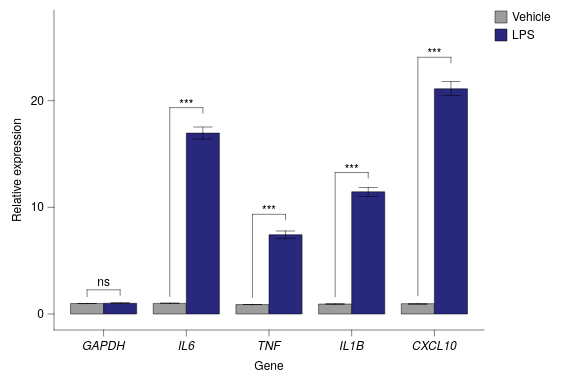

The specification (Vega-Lite) saved for this image:
### Vega-Lite specification from a JSON file in a GitHub repository (floating-point values rounded to 4 significant figures)
{"background": null, "config": {"arc": {"fill": "#DBDBDB", "fillOpacity": 1.0, "innerRadius": 40.0, "padAngle": 0.03, "stroke": "black", "strokeOpacity": 1, "strokeWidth": 0.25}, "area": {"fill": "#DBDBDB", "fillOpacity": 1.0, "stroke": "black", "strokeOpacity": 1, "strokeWidth": 0.25}, "axis": {"domain": true, "domainCap": "round", "domainColor": "black", "domainWidth": 0.25, "grid": false, "gridCap": "round", "gridColor": "#F1F1F1", "gridDash": [0, 0], "gridOpacity": 1.0, "gridWidth": 0.25, "labelColor": "black", "labelFont": "Helvetica Neue, HelveticaNeue, Helvetica, Arial, sans-serif", "labelFontSize": 6, "labelFontStyle": "normal", "labelFontWeight": 400, "offset": 0, "ticks": true, "tickCap": "round", "tickColor": "black", "tickRound": false, "tickSize": 3.0, "tickWidth": 0.25, "titleColor": "black", "titleFont": "Helvetica Neue, HelveticaNeue, Helvetica, Arial, sans-serif", "titleFontSize": 6, "titleFontStyle": "normal", "titleFontWeight": 400}, "axisX": {"domain": true, "labelAlign": "center", "labelAngle": 0, "labels": true, "ticks": true, "translate": 0}, "axisY": {"domain": true, "labelAlign": "right", "labelAngle": 0, "labels": true, "ticks": true, "translate": 0}, "axisRight": {"domain": true, "labelAlign": "left", "labelAngle": 0, "labels": true, "ticks": true, "translate": 0}, "axisTop": {"domain": true, "labelAlign": "center", "labelAngle": 0, "labels": true, "ticks": true, "translate": 0}, "axisBand": {"tickOffset": 0}, "bar": {"fill": "#DBDBDB", "fillOpacity": 1.0, "stroke": "black", "strokeOpacity": 1, "strokeWidth": 0.25}, "boxplot": {"size": 14.4, "ticks": {"cornerRadius": 0.25, "fill": "black", "opacity": 1, "size": 7.2, "thickness": 0.25}, "box": {"fillOpacity": 1.0, "stroke": "black", "strokeOpacity": 1, "strokeWidth": 0.25}, "median": {"cornerRadius": 0, "fill": "black", "fillOpacity": 1.0, "opacity": 1, "size": 14.4, "thickness": 0.25}, "rule": {"fill": "black", "fillOpacity": 1.0, "size": 16.0, "stroke": "black", "strokeDash": [0, 0], "strokeOpacity": 1, "strokeWidth": 0.25}, "outliers": {"color": "black", "fill": "black", "fillOpacity": 1.0, "size": 0, "stroke": "black", "strokeOpacity": 1, "strokeWidth": 0.25}}, "circle": {"fill": "black", "fillOpacity": 1.0, "size": 2.0, "stroke": null, "strokeOpacity": 1, "strokeWidth": 0.25}, "errorband": {"band": {"fillOpacity": 0.6, "stroke": null, "strokeWidth": 0.25, "strokeOpacity": 1}, "borders": {"opacity": 0, "strokeOpacity": 1, "strokeWidth": 0.25}}, "errorbar": {"opacity": 1, "rule": {"strokeDash": [0, 0], "strokeWidth": 0.25}, "ticks": {"color": "black", "cornerRadius": 0.125, "opacity": 1, "size": 9.6, "thickness": 0.25}, "thickness": 0.25}, "font": "Helvetica Neue, HelveticaNeue, Helvetica, Arial, sans-serif", "geoshape": {"fill": "#DBDBDB", "fillOpacity": 1.0, "stroke": "black", "strokeOpacity": 1, "strokeWidth": 0.25}, "header": {"labelColor": "black", "labelFont": "Helvetica Neue, HelveticaNeue, Helvetica, Arial, sans-serif", "labelFontSize": 6, "labelFontStyle": "normal", "labelFontWeight": 400, "titleColor": "black", "titleFont": "Helvetica Neue, HelveticaNeue, Helvetica, Arial, sans-serif", "titleFontSize": 6, "titleFontStyle": "normal", "titleFontWeight": 400, "titlePadding": 0}, "legend": {"disable": false, "offset": 4.5, "titlePadding": 4, "labelOffset": 2, "gradientLabelOffset": 2, "columnPadding": 4, "rowPadding": 2, "gradientThickness": 5, "gradientOpacity": 1.0, "gradientStrokeColor": "black", "gradientStrokeWidth": 0.25, "labelColor": "black", "labelFont": "Helvetica Neue, HelveticaNeue, Helvetica, Arial, sans-serif", "labelFontSize": 6, "labelFontStyle": "normal", "labelFontWeight": 400, "strokeColor": "black", "strokeWidth": 0, "symbolSize": 36, "symbolStrokeColor": "black", "symbolStrokeWidth": 0.25, "titleColor": "black", "titleFont": "Helvetica Neue, HelveticaNeue, Helvetica, Arial, sans-serif", "titleFontSize": 6, "titleFontStyle": "normal", "titleFontWeight": 400}, "line": {"color": "black", "stroke": "black", "strokeCap": "butt", "strokeDash": [0, 0], "strokeOpacity": 1, "strokeWidth": 0.5}, "point": {"filled": true, "fill": "#DBDBDB", "fillOpacity": 1.0, "size": 8.0, "stroke": "black", "strokeOpacity": 1, "strokeWidth": 0.25}, "range": {"category": ["#9D9D9D", "#28287D", "#004225", "#47266F", "#00605D", "#DBDBDB", "#7983C1", "#6E927B", "#937FB4", "#699A97"], "diverging": {"scheme": ["#4F4265", "#6A5C82", "#85789D", "#A196B7", "#BDB5CE", "#D8D6DD", "#F6F6F6", "#CED8D7", "#9DBFBD", "#75A3A0", "#518683", "#326967", "#164D4B"]}, "heatmap": {"scheme": ["#440154", "#472270", "#433E82", "#38598C", "#2C728E", "#238A8D", "#24A086", "#39B578", "#5DC862", "#96D646", "#CAE02D", "#FDE724"]}, "ordinal": {"scheme": ["#F1F1F1", "#DBDBDB", "#C6C6C6", "#B2B2B2", "#9D9D9D", "#898989", "#767676", "#636363", "#515151", "#404040", "#2F2F2F", "#1F1F1F"]}, "ramp": {"scheme": ["#440154", "#472270", "#433E82", "#38598C", "#2C728E", "#238A8D", "#24A086", "#39B578", "#5DC862", "#96D646", "#CAE02D", "#FDE724"]}}, "rule": {"color": "black", "stroke": "black", "strokeCap": "round", "strokeDash": [2, 2], "strokeOpacity": 1, "strokeWidth": 0.25}, "scale": {"barBandPaddingInner": 0.1, "rectBandPaddingInner": 0, "tickBandPaddingInner": 0.1, "bandPaddingOuter": 0.1, "bandWithNestedOffsetPaddingInner": 0.2, "bandWithNestedOffsetPaddingOuter": 0.2, "offsetBandPaddingInner": 0, "offsetBandPaddingOuter": 0, "continuousPadding": 8.0, "round": false}, "rect": {"fill": "#DBDBDB", "fillOpacity": 1.0, "stroke": "black", "strokeOpacity": 1, "strokeWidth": 0.25}, "square": {"fill": "#DBDBDB", "fillOpacity": 1.0, "size": 16.0, "stroke": "black", "strokeOpacity": 1, "strokeWidth": 0.25}, "text": {"color": "black", "font": "Helvetica Neue, HelveticaNeue, Helvetica, Arial, sans-serif", "fontSize": 6, "fontStyle": "normal", "fontWeight": 400}, "tick": {"color": "black", "cornerRadius": 0.125, "opacity": 1.0, "size": 14.4, "thickness": 0.25}, "title": {"anchor": "middle", "frame": "group", "color": "black", "font": "Helvetica Neue, HelveticaNeue, Helvetica, Arial, sans-serif", "fontSize": 6, "fontStyle": "normal", "fontWeight": 400, "subtitleColor": "black", "subtitleFont": "Helvetica Neue, HelveticaNeue, Helvetica, Arial, sans-serif", "subtitleFontSize": 6, "subtitleFontStyle": "normal", "subtitleFontWeight": 400}, "trail": {"color": "black", "opacity": 1, "size": 0.5}, "view": {"continuousWidth": 215, "continuousHeight": 160, "discreteWidth": 215, "discreteHeight": 160, "fill": null, "stroke": null, "strokeWidth": 0.25}}, "layer": [{"mark": {"type": "bar"}, "encoding": {"color": {"field": "condition", "sort": ["Vehicle", "LPS"], "title": null, "type": "nominal"}, "x": {"axis": {"labelFontStyle": "italic"}, "field": "gene", "sort": ["GAPDH", "IL6", "TNF", "IL1B", "CXCL10"], "title": "Gene", "type": "nominal"}, "xOffset": {"field": "condition", "sort": ["Vehicle", "LPS"], "type": "nominal"}, "y": {"aggregate": "mean", "field": "expr", "scale": {"domain": [0, 27], "nice": false}, "title": "Relative expression", "type": "quantitative"}}}, {"mark": {"type": "errorbar", "extent": "stderr"}, "encoding": {"x": {"axis": {"labelFontStyle": "italic"}, "field": "gene", "sort": ["GAPDH", "IL6", "TNF", "IL1B", "CXCL10"], "title": "Gene", "type": "nominal"}, "xOffset": {"field": "condition", "sort": ["Vehicle", "LPS"], "type": "nominal"}, "y": {"field": "expr", "title": "", "type": "quantitative", "scale": {"nice": false}}}}, {"layer": [{"layer": [{"data": {"values": [{"gene": "GAPDH", "condition": "Vehicle", "__y": 1.143, "__dysonsphere__": 1}, {"gene": "GAPDH", "condition": "LPS", "__y": 1.143, "__dysonsphere__": 1}]}, "mark": {"type": "line", "strokeCap": "round", "strokeDash": [0, 0], "strokeWidth": 0.25, "yOffset": -6.0}, "encoding": {"x": {"field": "gene", "sort": ["GAPDH", "IL6", "TNF", "IL1B", "CXCL10"], "type": "nominal"}, "xOffset": {"field": "condition", "sort": ["Vehicle", "LPS"], "type": "nominal"}, "y": {"field": "__y", "type": "quantitative", "scale": {"nice": false}}}}, {"data": {"values": [{"gene": "GAPDH", "condition": "Vehicle", "__y": 1.143, "__y2": 1.63, "__dysonsphere__": 1}]}, "mark": {"type": "rule", "strokeCap": "round", "strokeDash": [0, 0], "strokeWidth": 0.25, "yOffset": -6.0}, "encoding": {"x": {"field": "gene", "sort": ["GAPDH", "IL6", "TNF", "IL1B", "CXCL10"], "type": "nominal"}, "xOffset": {"field": "condition", "sort": ["Vehicle", "LPS"], "type": "nominal"}, "y": {"field": "__y", "type": "quantitative", "scale": {"nice": false}}, "y2": {"field": "__y2"}}}, {"data": {"values": [{"gene": "GAPDH", "condition": "LPS", "__y": 1.143, "__y2": 1.743, "__dysonsphere__": 1}]}, "mark": {"type": "rule", "strokeCap": "round", "strokeDash": [0, 0], "strokeWidth": 0.25, "yOffset": -6.0}, "encoding": {"x": {"field": "gene", "sort": ["GAPDH", "IL6", "TNF", "IL1B", "CXCL10"], "type": "nominal"}, "xOffset": {"field": "condition", "sort": ["Vehicle", "LPS"], "type": "nominal"}, "y": {"field": "__y", "type": "quantitative", "scale": {"nice": false}}, "y2": {"field": "__y2"}}}, {"data": {"values": [{"__y": 1.143, "__label": "ns", "__dysonsphere__": 1}]}, "mark": {"type": "text", "align": "center", "dy": -10.0, "fontSize": 6}, "encoding": {"text": {"field": "__label", "type": "nominal"}, "x": {"value": 24.81}, "y": {"field": "__y", "type": "quantitative", "scale": {"nice": false}}}}]}, {"layer": [{"data": {"values": [{"gene": "IL6", "condition": "Vehicle", "__y": 18.22, "__dysonsphere__": 1}, {"gene": "IL6", "condition": "LPS", "__y": 18.22, "__dysonsphere__": 1}]}, "mark": {"type": "line", "strokeCap": "round", "strokeDash": [0, 0], "strokeWidth": 0.25, "yOffset": -6.0}, "encoding": {"x": {"field": "gene", "sort": ["GAPDH", "IL6", "TNF", "IL1B", "CXCL10"], "type": "nominal"}, "xOffset": {"field": "condition", "sort": ["Vehicle", "LPS"], "type": "nominal"}, "y": {"field": "__y", "type": "quantitative", "scale": {"nice": false}}}}, {"data": {"values": [{"gene": "IL6", "condition": "Vehicle", "__y": 18.22, "__y2": 1.65, "__dysonsphere__": 1}]}, "mark": {"type": "rule", "strokeCap": "round", "strokeDash": [0, 0], "strokeWidth": 0.25, "yOffset": -6.0}, "encoding": {"x": {"field": "gene", "sort": ["GAPDH", "IL6", "TNF", "IL1B", "CXCL10"], "type": "nominal"}, "xOffset": {"field": "condition", "sort": ["Vehicle", "LPS"], "type": "nominal"}, "y": {"field": "__y", "type": "quantitative", "scale": {"nice": false}}, "y2": {"field": "__y2"}}}, {"data": {"values": [{"gene": "IL6", "condition": "LPS", "__y": 18.22, "__y2": 18.82, "__dysonsphere__": 1}]}, "mark": {"type": "rule", "strokeCap": "round", "strokeDash": [0, 0], "strokeWidth": 0.25, "yOffset": -6.0}, "encoding": {"x": {"field": "gene", "sort": ["GAPDH", "IL6", "TNF", "IL1B", "CXCL10"], "type": "nominal"}, "xOffset": {"field": "condition", "sort": ["Vehicle", "LPS"], "type": "nominal"}, "y": {"field": "__y", "type": "quantitative", "scale": {"nice": false}}, "y2": {"field": "__y2"}}}, {"data": {"values": [{"__y": 18.22, "__label": "***", "__dysonsphere__": 1}]}, "mark": {"type": "text", "align": "center", "dy": -8.0, "fontSize": 6}, "encoding": {"text": {"field": "__label", "type": "nominal"}, "x": {"value": 66.15}, "y": {"field": "__y", "type": "quantitative", "scale": {"nice": false}}}}]}, {"layer": [{"data": {"values": [{"gene": "TNF", "condition": "Vehicle", "__y": 8.22, "__dysonsphere__": 1}, {"gene": "TNF", "condition": "LPS", "__y": 8.22, "__dysonsphere__": 1}]}, "mark": {"type": "line", "strokeCap": "round", "strokeDash": [0, 0], "strokeWidth": 0.25, "yOffset": -6.0}, "encoding": {"x": {"field": "gene", "sort": ["GAPDH", "IL6", "TNF", "IL1B", "CXCL10"], "type": "nominal"}, "xOffset": {"field": "condition", "sort": ["Vehicle", "LPS"], "type": "nominal"}, "y": {"field": "__y", "type": "quantitative", "scale": {"nice": false}}}}, {"data": {"values": [{"gene": "TNF", "condition": "Vehicle", "__y": 8.22, "__y2": 1.555, "__dysonsphere__": 1}]}, "mark": {"type": "rule", "strokeCap": "round", "strokeDash": [0, 0], "strokeWidth": 0.25, "yOffset": -6.0}, "encoding": {"x": {"field": "gene", "sort": ["GAPDH", "IL6", "TNF", "IL1B", "CXCL10"], "type": "nominal"}, "xOffset": {"field": "condition", "sort": ["Vehicle", "LPS"], "type": "nominal"}, "y": {"field": "__y", "type": "quantitative", "scale": {"nice": false}}, "y2": {"field": "__y2"}}}, {"data": {"values": [{"gene": "TNF", "condition": "LPS", "__y": 8.22, "__y2": 8.82, "__dysonsphere__": 1}]}, "mark": {"type": "rule", "strokeCap": "round", "strokeDash": [0, 0], "strokeWidth": 0.25, "yOffset": -6.0}, "encoding": {"x": {"field": "gene", "sort": ["GAPDH", "IL6", "TNF", "IL1B", "CXCL10"], "type": "nominal"}, "xOffset": {"field": "condition", "sort": ["Vehicle", "LPS"], "type": "nominal"}, "y": {"field": "__y", "type": "quantitative", "scale": {"nice": false}}, "y2": {"field": "__y2"}}}, {"data": {"values": [{"__y": 8.22, "__label": "***", "__dysonsphere__": 1}]}, "mark": {"type": "text", "align": "center", "dy": -8.0, "fontSize": 6}, "encoding": {"text": {"field": "__label", "type": "nominal"}, "x": {"value": 107.5}, "y": {"field": "__y", "type": "quantitative", "scale": {"nice": false}}}}]}, {"layer": [{"data": {"values": [{"gene": "IL1B", "condition": "Vehicle", "__y": 12.14, "__dysonsphere__": 1}, {"gene": "IL1B", "condition": "LPS", "__y": 12.14, "__dysonsphere__": 1}]}, "mark": {"type": "line", "strokeCap": "round", "strokeDash": [0, 0], "strokeWidth": 0.25, "yOffset": -6.0}, "encoding": {"x": {"field": "gene", "sort": ["GAPDH", "IL6", "TNF", "IL1B", "CXCL10"], "type": "nominal"}, "xOffset": {"field": "condition", "sort": ["Vehicle", "LPS"], "type": "nominal"}, "y": {"field": "__y", "type": "quantitative", "scale": {"nice": false}}}}, {"data": {"values": [{"gene": "IL1B", "condition": "Vehicle", "__y": 12.14, "__y2": 1.616, "__dysonsphere__": 1}]}, "mark": {"type": "rule", "strokeCap": "round", "strokeDash": [0, 0], "strokeWidth": 0.25, "yOffset": -6.0}, "encoding": {"x": {"field": "gene", "sort": ["GAPDH", "IL6", "TNF", "IL1B", "CXCL10"], "type": "nominal"}, "xOffset": {"field": "condition", "sort": ["Vehicle", "LPS"], "type": "nominal"}, "y": {"field": "__y", "type": "quantitative", "scale": {"nice": false}}, "y2": {"field": "__y2"}}}, {"data": {"values": [{"gene": "IL1B", "condition": "LPS", "__y": 12.14, "__y2": 12.74, "__dysonsphere__": 1}]}, "mark": {"type": "rule", "strokeCap": "round", "strokeDash": [0, 0], "strokeWidth": 0.25, "yOffset": -6.0}, "encoding": {"x": {"field": "gene", "sort": ["GAPDH", "IL6", "TNF", "IL1B", "CXCL10"], "type": "nominal"}, "xOffset": {"field": "condition", "sort": ["Vehicle", "LPS"], "type": "nominal"}, "y": {"field": "__y", "type": "quantitative", "scale": {"nice": false}}, "y2": {"field": "__y2"}}}, {"data": {"values": [{"__y": 12.14, "__label": "***", "__dysonsphere__": 1}]}, "mark": {"type": "text", "align": "center", "dy": -8.0, "fontSize": 6}, "encoding": {"text": {"field": "__label", "type": "nominal"}, "x": {"value": 148.8}, "y": {"field": "__y", "type": "quantitative", "scale": {"nice": false}}}}]}, {"layer": [{"data": {"values": [{"gene": "CXCL10", "condition": "Vehicle", "__y": 22.94, "__dysonsphere__": 1}, {"gene": "CXCL10", "condition": "LPS", "__y": 22.94, "__dysonsphere__": 1}]}, "mark": {"type": "line", "strokeCap": "round", "strokeDash": [0, 0], "strokeWidth": 0.25, "yOffset": -6.0}, "encoding": {"x": {"field": "gene", "sort": ["GAPDH", "IL6", "TNF", "IL1B", "CXCL10"], "type": "nominal"}, "xOffset": {"field": "condition", "sort": ["Vehicle", "LPS"], "type": "nominal"}, "y": {"field": "__y", "type": "quantitative", "scale": {"nice": false}}}}, {"data": {"values": [{"gene": "CXCL10", "condition": "Vehicle", "__y": 22.94, "__y2": 1.712, "__dysonsphere__": 1}]}, "mark": {"type": "rule", "strokeCap": "round", "strokeDash": [0, 0], "strokeWidth": 0.25, "yOffset": -6.0}, "encoding": {"x": {"field": "gene", "sort": ["GAPDH", "IL6", "TNF", "IL1B", "CXCL10"], "type": "nominal"}, "xOffset": {"field": "condition", "sort": ["Vehicle", "LPS"], "type": "nominal"}, "y": {"field": "__y", "type": "quantitative", "scale": {"nice": false}}, "y2": {"field": "__y2"}}}, {"data": {"values": [{"gene": "CXCL10", "condition": "LPS", "__y": 22.94, "__y2": 23.54, "__dysonsphere__": 1}]}, "mark": {"type": "rule", "strokeCap": "round", "strokeDash": [0, 0], "strokeWidth": 0.25, "yOffset": -6.0}, "encoding": {"x": {"field": "gene", "sort": ["GAPDH", "IL6", "TNF", "IL1B", "CXCL10"], "type": "nominal"}, "xOffset": {"field": "condition", "sort": ["Vehicle", "LPS"], "type": "nominal"}, "y": {"field": "__y", "type": "quantitative", "scale": {"nice": false}}, "y2": {"field": "__y2"}}}, {"data": {"values": [{"__y": 22.94, "__label": "***", "__dysonsphere__": 1}]}, "mark": {"type": "text", "align": "center", "dy": -8.0, "fontSize": 6}, "encoding": {"text": {"field": "__label", "type": "nominal"}, "x": {"value": 190.2}, "y": {"field": "__y", "type": "quantitative", "scale": {"nice": false}}}}]}], "name": "__dysonsphere_7f374a57bde7669f_69"}], "data": {"name": "data-f98a4688cae7280979a41e27082c2c45"}, "$schema": "https://vega.github.io/schema/vega-lite/v6.4.1.json", "datasets": {"data-f98a4688cae7280979a41e27082c2c45": [{"gene": "GAPDH", "condition": "Vehicle", "expr": 1.0}, {"gene": "GAPDH", "condition": "Vehicle", "expr": 1.03}, {"gene": "GAPDH", "condition": "Vehicle", "expr": 0.973}, {"gene": "GAPDH", "condition": "Vehicle", "expr": 0.9148}, {"gene": "GAPDH", "condition": "LPS", "expr": 0.9556}, {"gene": "GAPDH", "condition": "LPS", "expr": 0.9056}, {"gene": "GAPDH", "condition": "LPS", "expr": 1.006}, {"gene": "GAPDH", "condition": "LPS", "expr": 1.143}, {"gene": "IL6", "condition": "Vehicle", "expr": 0.952}, {"gene": "IL6", "condition": "Vehicle", "expr": 0.9398}, {"gene": "IL6", "condition": "Vehicle", "expr": 1.05}, {"gene": "IL6", "condition": "Vehicle", "expr": 1.036}, {"gene": "IL6", "condition": "LPS", "expr": 17.18}, {"gene": "IL6", "condition": "LPS", "expr": 15.49}, {"gene": "IL6", "condition": "LPS", "expr": 16.95}, {"gene": "IL6", "condition": "LPS", "expr": 18.22}, {"gene": "TNF", "condition": "Vehicle", "expr": 0.8742}, {"gene": "TNF", "condition": "Vehicle", "expr": 0.9553}, {"gene": "TNF", "condition": "Vehicle", "expr": 0.8269}, {"gene": "TNF", "condition": "Vehicle", "expr": 0.879}, {"gene": "TNF", "condition": "LPS", "expr": 6.654}, {"gene": "TNF", "condition": "LPS", "expr": 7.814}, {"gene": "TNF", "condition": "LPS", "expr": 7.048}, {"gene": "TNF", "condition": "LPS", "expr": 8.22}, {"gene": "IL1B", "condition": "Vehicle", "expr": 1.016}, {"gene": "IL1B", "condition": "Vehicle", "expr": 0.9815}, {"gene": "IL1B", "condition": "Vehicle", "expr": 0.7775}, {"gene": "IL1B", "condition": "Vehicle", "expr": 0.9476}, {"gene": "IL1B", "condition": "LPS", "expr": 11.94}, {"gene": "IL1B", "condition": "LPS", "expr": 12.14}, {"gene": "IL1B", "condition": "LPS", "expr": 10.3}, {"gene": "IL1B", "condition": "LPS", "expr": 11.44}, {"gene": "CXCL10", "condition": "Vehicle", "expr": 0.9068}, {"gene": "CXCL10", "condition": "Vehicle", "expr": 0.9223}, {"gene": "CXCL10", "condition": "Vehicle", "expr": 1.112}, {"gene": "CXCL10", "condition": "Vehicle", "expr": 0.9224}, {"gene": "CXCL10", "condition": "LPS", "expr": 20.93}, {"gene": "CXCL10", "condition": "LPS", "expr": 22.94}, {"gene": "CXCL10", "condition": "LPS", "expr": 19.81}, {"gene": "CXCL10", "condition": "LPS", "expr": 20.77}]}}
